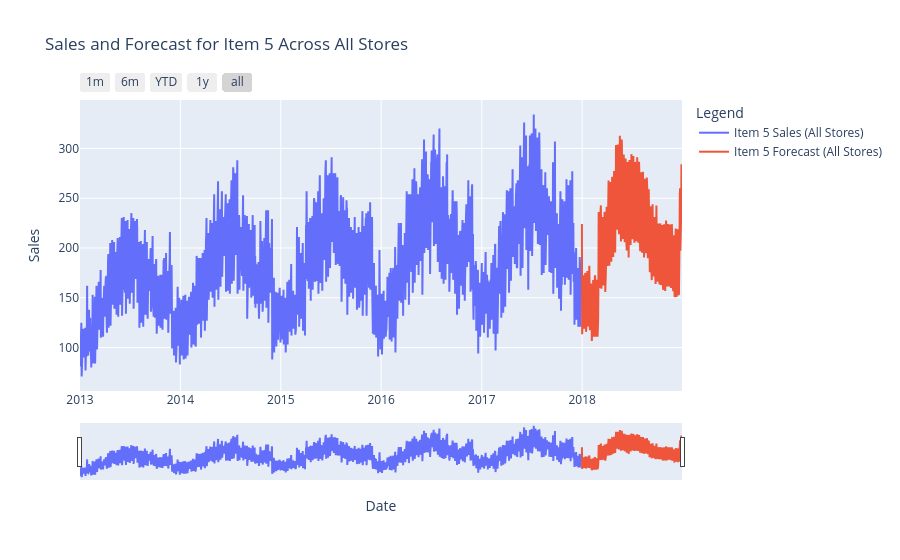

The notebook cell this image was saved under:
### Code cell
def predicted_graph_for_item_all_stores(item_num, train, forecast):
    """
    Generate a single graph for a specific item across all stores.

    Parameters:
    - item_num: int, the item number to generate predictions for.
    - train: DataFrame, the training data.
    - forecast: DataFrame, the forecast data.
    """
    logging.info(f"Generating a single graph for item {item_num} across all stores...")

    # Filter data for the specified item
    train_data = train[train.item == item_num]
    forecast_data = forecast[forecast.item == item_num]

    # Aggregate sales data across all stores
    train_agg = train_data.groupby("date").sales.sum().reset_index()
    forecast_agg = forecast_data.groupby("date").sales.sum().reset_index()

    # Plot the aggregated data
    fig = make_subplots(rows=1, cols=1, shared_xaxes=True)

    fig.add_trace(
        go.Scatter(
            x=train_agg.date,
            y=train_agg.sales,
            name=f"Item {item_num} Sales (All Stores)",
            mode="lines",
        )
    )

    fig.add_trace(
        go.Scatter(
            x=forecast_agg.date,
            y=forecast_agg.sales,
            name=f"Item {item_num} Forecast (All Stores)",
            mode="lines",
        )
    )

    fig.update_layout(
        title=f"Sales and Forecast for Item {item_num} Across All Stores",
        xaxis_title="Date",
        yaxis_title="Sales",
        legend_title="Legend",
        hovermode="x unified",
    )

    fig.update_xaxes(
        rangeslider_visible=True,
        rangeselector=dict(
            buttons=list(
                [
                    dict(count=1, label="1m", step="month", stepmode="backward"),
                    dict(count=6, label="6m", step="month", stepmode="backward"),
                    dict(count=1, label="YTD", step="year", stepmode="todate"),
                    dict(count=1, label="1y", step="year", stepmode="backward"),
                    dict(step="all"),
                ]
            )
        ),
    )

    fig.show()
    logging.info(f"Single graph for item {item_num} across all stores generated.")
predicted_graph_for_item_all_stores(item_num=5, train=data1, forecast=forecast)

### Figure 1 — Plotly figure (JSON) as saved in the notebook; plotly's stock layout.template omitted (floating-point values rounded to 4 significant figures; data arrays with more than 128 entries replaced by an {"elided": "..."} marker saying what was removed)
{"data": [{"mode": "lines", "name": "Item 5 Sales (All Stores)", "type": "scatter", "x": {"elided": "1826 str values"}, "y": {"elided": "1826 int values"}}, {"mode": "lines", "name": "Item 5 Forecast (All Stores)", "type": "scatter", "x": {"elided": "365 str values"}, "y": {"elided": "365 float values"}}], "layout": {"hovermode": "x unified", "legend": {"title": {"text": "Legend"}}, "title": {"text": "Sales and Forecast for Item 5 Across All Stores"}, "xaxis": {"anchor": "y", "domain": [0, 1], "rangeselector": {"buttons": [{"count": 1, "label": "1m", "step": "month", "stepmode": "backward"}, {"count": 6, "label": "6m", "step": "month", "stepmode": "backward"}, {"count": 1, "label": "YTD", "step": "year", "stepmode": "todate"}, {"count": 1, "label": "1y", "step": "year", "stepmode": "backward"}, {"step": "all"}]}, "rangeslider": {"visible": true}, "title": {"text": "Date"}}, "yaxis": {"anchor": "x", "domain": [0, 1], "title": {"text": "Sales"}}}}
